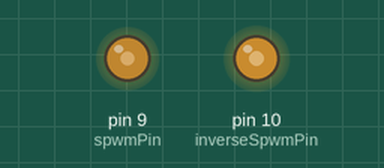
Bench run of a sketch on a simulated Arduino Uno, built with avr-gcc and run on an emulated ATmega328P. Shown: output pins drawn as LEDs (lit = HIGH).

Above: at 2.49 s.
Timing chart, 0 to 40.0 s (numbered marks = the images above):
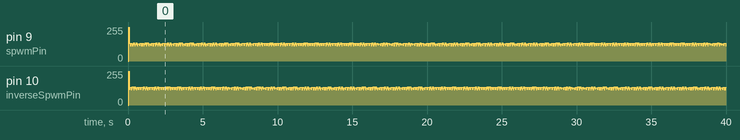

The sketch:

SPWM.ino
```cpp
// Define pins
const int spwmPin = 9;       // SPWM output pin
const int inverseSpwmPin = 10; // Inverse SPWM output pin

// Timing
unsigned long lastCarrierUpdate = 0;
const int carrierPeriod = 10000 / 1001; // Carrier period in microseconds for 1001 Hz

// Sine wave parameters
const float sineFrequency = 100.0; // Fundamental frequency in Hz
const int sinePoints = 200;        // Number of points in one sine wave period
float sineWave[sinePoints];       // Sine wave lookup table

void setup() {
  pinMode(spwmPin, OUTPUT);
  pinMode(inverseSpwmPin, OUTPUT);

  // Generate sine wave lookup table
  for (int i = 0; i < sinePoints; i++) {
    sineWave[i] = (sin(2 * PI * i / sinePoints) + 1) / 2; // Normalize to 0-1
  }
}

void loop() {
  static int index = 0;
  unsigned long currentTime = micros();

  // Update SPWM at carrier frequency rate
  if (currentTime - lastCarrierUpdate >= carrierPeriod) {
    lastCarrierUpdate = currentTime;

    // Calculate duty cycle for current sine wave position
    float dutyCycle = sineWave[index];

    // Update PWM duty cycle
    analogWrite(spwmPin, dutyCycle * 255); // Scale to 0-255
    analogWrite(inverseSpwmPin, (1 - dutyCycle) * 255); // Inverse

    // Move to the next point in sine wave
    index = (index + 1) % sinePoints;
  }
}
```
